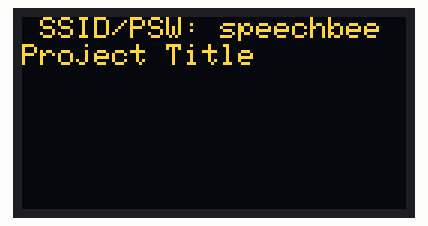
This sketch was run on a simulated Arduino Uno, built with avr-gcc and run on an emulated ATmega328P. Parts: 128×64 one-colour display. The OLED is the two-colour kind (top 16 rows yellow); the display library's start-up logo is not drawn.

Above: at 0.1 s.

The sketch:

OLED_Simple.ino
```cpp
/* https://lastminuteengineers.com/oled-display-arduino-tutorial/ */

#include <Adafruit_SSD1306.h>

#define SCREEN_WIDTH 128 // OLED display width, in pixels
#define SCREEN_HEIGHT 64 // OLED display height, in pixels

#define SCREEN_ADDRESS 0x3C ///< See datasheet for Address; 0x3D for 128x64, 0x3C for 128x32
Adafruit_SSD1306 display(SCREEN_WIDTH, SCREEN_HEIGHT, &Wire, -1);

void setup() {
  Serial.begin(9600);

  display.begin(SSD1306_SWITCHCAPVCC, SCREEN_ADDRESS);   // SSD1306_SWITCHCAPVCC = generate display voltage from 3.3V internally

  display.display();  // Show initial display buffer contents on the screen -- the library initializes this with an Adafruit splash screen.  delay(2000); // Pause for 2 seconds
  display.clearDisplay();// Clear the buffer


  display.clearDisplay();
  display.setTextSize(1);             // Normal 1:1 pixel scale
  display.setTextColor(SSD1306_WHITE);        // Draw white text
  display.setCursor(0, 0);            // Start at top-left corner
  display.println(" SSID/PSW: speechbee");
  display.setCursor(0, 9);            // Start at top-left corner
  display.println("Project Title");
  display.display();


}

void loop() {


}
```
